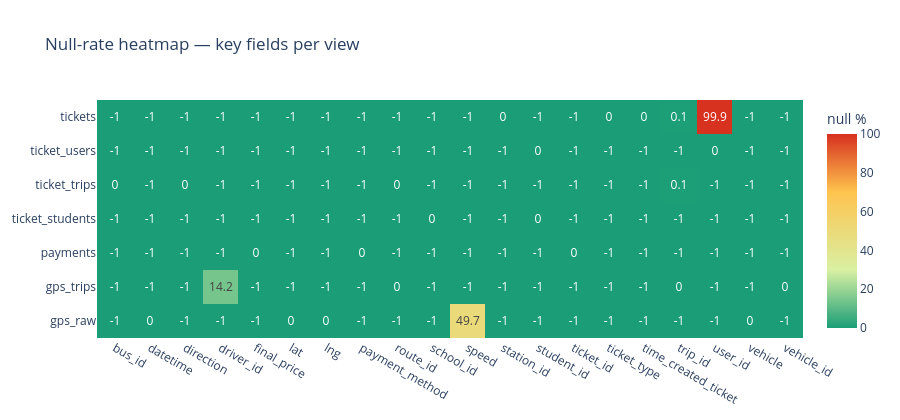

The cell this chart's notebook holds for it:
### Code cell
# Heatmap of null % across views × fields
pivot = cmp_df.pivot(index='view', columns='field', values='null_pct').fillna(-1)
fig = go.Figure(data=go.Heatmap(
    z=pivot.values, x=pivot.columns, y=pivot.index,
    colorscale=[[0,'#1b9e77'],[0.3,'#d9f0a3'],[0.7,'#fec44f'],[1,'#d7301f']],
    zmin=0, zmax=100, text=pivot.values.round(1), texttemplate='%{text}',
    colorbar=dict(title='null %'),
))
fig.update_layout(title='Null-rate heatmap — key fields per view', height=420)
fig.show()

### Figure 1 — Plotly figure (JSON) as saved in the notebook; plotly's stock layout.template omitted (floating-point values rounded to 4 significant figures; data arrays with more than 128 entries replaced by an {"elided": "..."} marker saying what was removed)
{"data": [{"colorbar": {"title": {"text": "null %"}}, "colorscale": [[0, "#1b9e77"], [0.3, "#d9f0a3"], [0.7, "#fec44f"], [1, "#d7301f"]], "text": {"elided": "7x20 float values"}, "texttemplate": "%{text}", "type": "heatmap", "x": ["bus_id", "datetime", "direction", "driver_id", "final_price", "lat", "lng", "payment_method", "route_id", "school_id", "speed", "station_id", "student_id", "ticket_id", "ticket_type", "time_created_ticket", "trip_id", "user_id", "vehicle", "vehicle_id"], "y": ["gps_raw", "gps_trips", "payments", "ticket_students", "ticket_trips", "ticket_users", "tickets"], "z": {"elided": "7x20 float values"}, "zmax": 100, "zmin": 0}], "layout": {"height": 420, "title": {"text": "Null-rate heatmap — key fields per view"}}}
